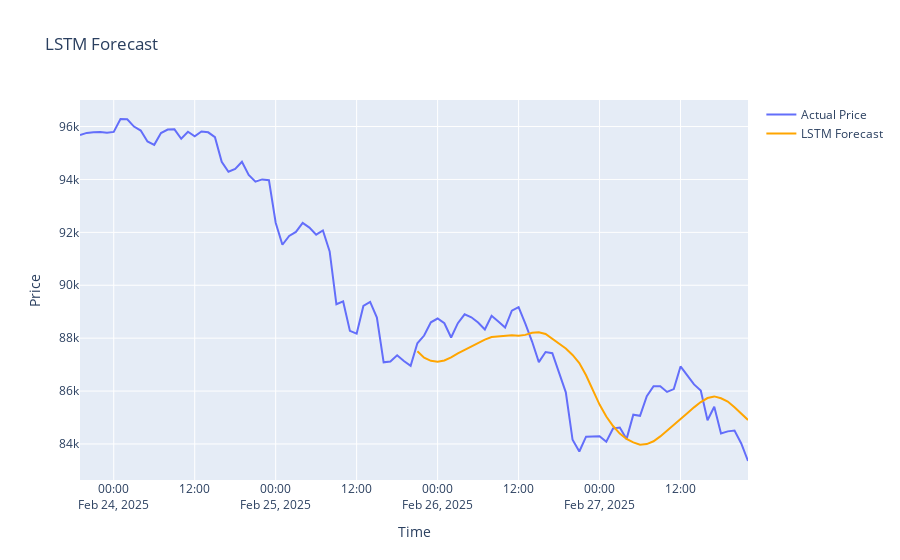

Notebook cell for this chart:
### Code cell
# Ensure 'close' is retained
if 'close' not in df_selected.columns:
    df_selected['close'] = df['close']

# Scale Data
scaler = MinMaxScaler()
df_scaled = scaler.fit_transform(df_selected[['close']])


# Create Sequences
lookback = 10
X, y = [], []
for i in range(len(df_scaled) - lookback - 1):
    X.append(df_scaled[i:i+lookback])
    y.append(df_scaled[i+lookback])

X, y = np.array(X), np.array(y)

# Split Data
X_train, X_test, y_train, y_test = X[:-50], X[-50:], y[:-50], y[-50:]

# Define LSTM Model
model = Sequential([
    LSTM(50, return_sequences=True, input_shape=(lookback, 1)),
    Dropout(0.2),
    LSTM(50),
    Dense(1)
])
model.compile(loss="mse", optimizer="adam")
model.fit(X_train, y_train, epochs=20, batch_size=16, verbose=1)

# Predict
lstm_preds = model.predict(X_test)
lstm_preds = scaler.inverse_transform(lstm_preds)

# Plot LSTM Forecast
fig = go.Figure()
fig.add_trace(go.Scatter(x=df_selected.index[-100:], y=df_selected['close'][-100:], name="Actual Price"))
fig.add_trace(go.Scatter(x=df_selected.index[-50:], y=lstm_preds.flatten(), name="LSTM Forecast", line=dict(color="orange")))
fig.update_layout(title="LSTM Forecast", xaxis_title="Time", yaxis_title="Price")
fig.show()
